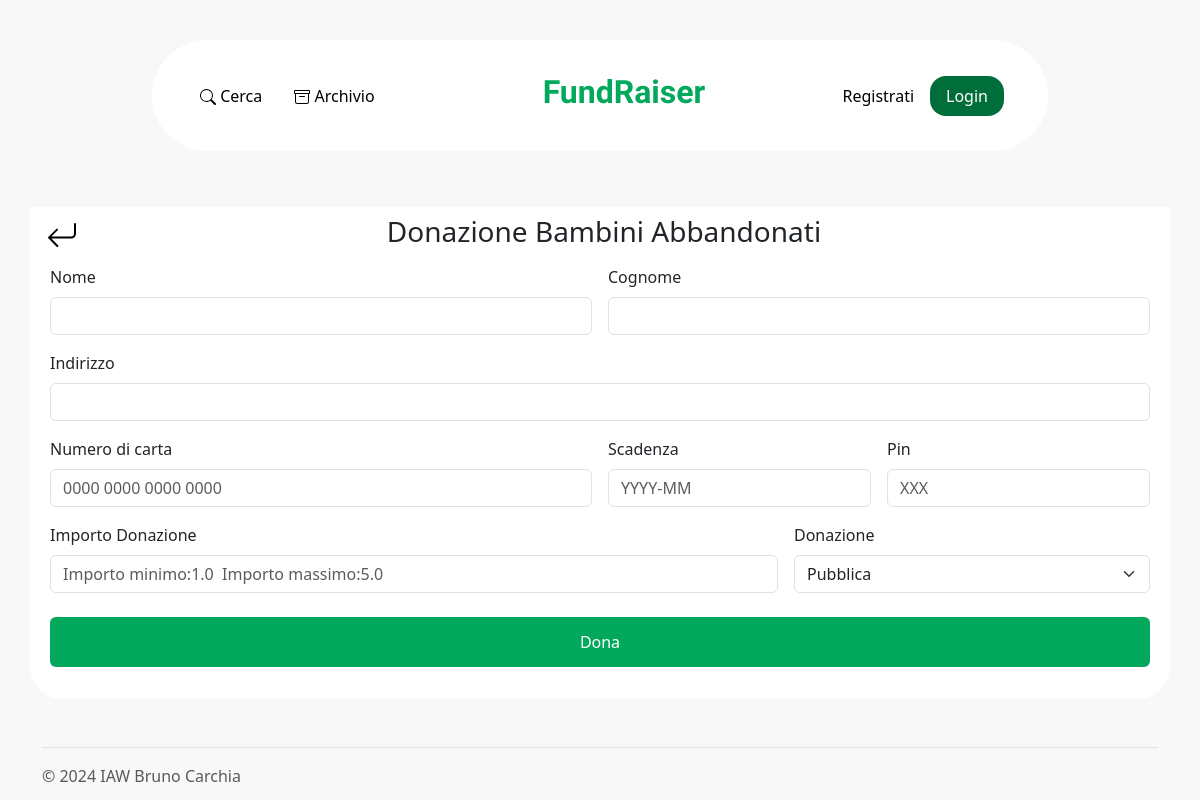
The app's page /fund/1/donation with its own data.
### tables this page shows
CREATE TABLE "funds" (
	"title"	TEXT NOT NULL,
	"description"	TEXT NOT NULL,
	"image"	TEXT,
	"target"	REAL NOT NULL,
	"type"	TEXT NOT NULL,
	"max_donation"	REAL NOT NULL,
	"min_donation"	REAL NOT NULL,
	"start_timestamp"	TEXT NOT NULL,
	"end_timestamp"	TEXT NOT NULL,
	"id_fund"	INTEGER NOT NULL UNIQUE,
	"id_user"	INTEGER NOT NULL,
	FOREIGN KEY("id_user") REFERENCES "users"("id_user") ON DELETE CASCADE,
	PRIMARY KEY("id_fund" AUTOINCREMENT)
);

### app.py (the view)
@app.route('/fund/<int:id_fund>/donation')
def make_donation(id_fund):
  fund_found=dao.fund_dao.getFundByID(id_fund)
  if not fund_found:
      return abort(404,"Raccolta Fondi Non Trovata")
  if datetime.datetime.strptime(fund_found['end_timestamp'],"%Y-%m-%d %H:%M:%S") < datetime.datetime.now():
    return abort(404,"Raccolta Fondi Chiusa")
  return render_template('make_donation.html',fund=fund_found)

### dao/fund_dao.py (called while the page is built)
def getFundByID(id_fund):
    connection = sqlite3.connect(config.DB_PATH)
    connection.row_factory = sqlite3.Row #per ottenere dei dizionari come risultati
    cursor = connection.cursor()
    sql = "SELECT * FROM funds WHERE id_fund = ?"
    cursor.execute(sql,(id_fund,))
    fund  = cursor.fetchone()
    if(fund):
        fund = dict(fund)
    cursor.close()
    connection.close()
    return fund

### templates/make_donation.html (shortened to what this page needs)
{% extends "base.html" %}
{% block links %}    <link rel="stylesheet" href="{{url_for('static',filename="/css/make_donation.css")}}"> {% endblock %}
{% block content %}
{% with errors = get_flashed_messages() %}
    <main>
      <div class="row pt-2">
        <div class="ms-1 col-3 d-flex align-items-center">
          <div>
            <a href="{{url_for("fund",id_fund=fund['id_fund'])}}">
        </a>
          </div>
        </div>
        <div class="col-6 text-center">
          <h3 class="text-capitalize">Donazione {{ fund['title'] }}</h3>
        </div>
      </div>
      <section>
        <form class="row g-3 needs-validation px-2 py-2" method="post" action="{{url_for('donate',id_fund=fund['id_fund'])}}" novalidate>
          <div class="col-12 col-md-6 position-relative">
            <label for="validationTooltip01" class="form-label">Nome</label>
            <input
              type="text"
              class="form-control"
              name="name"
              id="validationTooltip01"
              required
            />
          </div>
          <div class="col-12 col-md-6 position-relative">
            <label for="validationTooltip02" class="form-label">Cognome</label>
            <input
              type="text"
              class="form-control"
              name="surname"
              id="validationTooltip02"
              required
            />
          </div>
          <div class="col-12 position-relative">
            <label for="validationTooltip03" class="form-label">Indirizzo</label>
            <input
              type="text"
              class="form-control"
              name="address"
              id="validationTooltip03"
              required
            />
          </div>
          <div class="col-12 col-md-6 position-relative">
            <label for="validationTooltip04" class="form-label">Numero di carta</label>
            <input
              type="text"
              class="form-control"
              name="cardNumber"
              id="validationTooltip04"
              pattern="[0-9]{4} [0-9]{4} [0-9]{4} [0-9]{4} *"
              placeholder="0000 0000 0000 0000"
              required
            />
          </div>
          <div class="col-12 col-md-3 position-relative">
            <label for="validationTooltip05" class="form-label">Scadenza</label>
            <input
              type="text"
              placeholder="YYYY-MM"
              class="form-control"
              name="cardDeadline"
              pattern="[0-9]{4}-[0-9]{1,2}"
              id="validationTooltip05"
              min=""
              required
            />
          </div>
          <div class="col-12 col-md-3 position-relative">
            <label for="validationTooltip06" class="form-label">Pin</label>
            <input
              type="text"
              class="form-control"
              name="cardPin"
              id="validationTooltip06"
              pattern="[0-9]{3}"
              placeholder="XXX"
              required
            />
          </div>
          <div class="col-12 col-md-8 position-relative">
            <label for="validationTooltip07" class="form-label">Importo Donazione</label>
            <input
              type="number"
              class="form-control"
              name="amount"
              id="validationTooltip07"
              step=".01"
              max="{{fund['max_donation']}}"
              min="{{fund['min_donation']}}"
              placeholder="Importo minimo:{{fund['min_donation']}}  Importo massimo:{{fund['max_donation']}}"
              required
            />
          </div>
          <div class="col-md-4 position-relative">
            <label for="validationTooltip08" class="form-label">Donazione</label>
            <select class="form-select"  name="type" aria-label="Default select example" id="validationTooltip08" required>
              <option selected value="pubblica">Pubblica</option>
            </select>
          </div>
          <div class="col-12 pt-2">
            <button class="btn btn-primary" type="submit" id="buttonSubmit">Dona</button>
          </div>
        </form>
      </section>
    </main>
{% endwith %}
    {% endblock %}

### static/css/base.css (style rules this page uses)
body { background-color: rgb(248, 248, 248); }

### static/css/make_donation.css (style rules this page uses)
#buttonSubmit { width: 100%; background-color: rgb(2, 169, 92); border: #000; padding: 0.8em; }
.iconSize { height: 2em; width: 2em; }
a { color: #000; }
main { background-color: #fff; border-bottom-right-radius: 2em; border-bottom-left-radius: 2em; padding-bottom: 1.5em; padding-left: 0.5em; padding-right: 0.5em; }

### records on screen
funds: title "Bambini Abbandonati", amount "Importo minimo:1.0 Importo massimo:5.0"
